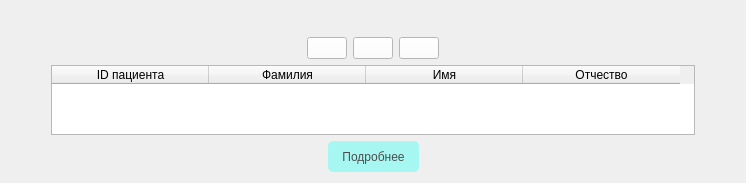
            <widget class="QWidget" name="page_7">
             <layout class="QGridLayout" name="gridLayout_20">
              <item row="0" column="0">
               <layout class="QGridLayout" name="gridLayout_10">
                <item row="0" column="0">
                 <layout class="QHBoxLayout" name="horizontalLayout_54">
                  <item>
                   <widget class="QPushButton" name="btn_35">
                    <property name="styleSheet">
                     <string notr="true">QPushButton{
	border: none;
	color: white;
	
}</string>
                    </property>
                    <property name="text">
                     <string/>
                    </property>
                    <property name="icon">
                     <iconset>
                      <normaloff>../images/Icons8-Ios7-Arrows-Back.ico</normaloff>../images/Icons8-Ios7-Arrows-Back.ico</iconset>
                    </property>
                   </widget>
                  </item>
                  <item>
                   <spacer name="horizontalSpacer_90">
                    <property name="orientation">
                     <enum>Qt::Horizontal</enum>
                    </property>
                    <property name="sizeHint" stdset="0">
                     <size>
                      <width>40</width>
                      <height>20</height>
                     </size>
                    </property>
                   </spacer>
                  </item>
                 </layout>
                </item>
                <item row="1" column="0">
                 <layout class="QHBoxLayout" name="horizontalLayout_60">
                  <item>
                   <spacer name="horizontalSpacer_95">
                    <property name="orientation">
                     <enum>Qt::Horizontal</enum>
                    </property>
                    <property name="sizeHint" stdset="0">
                     <size>
                      <width>40</width>
                      <height>20</height>
                     </size>
                    </property>
                   </spacer>
                  </item>
                  <item>
                   <layout class="QHBoxLayout" name="horizontalLayout_61">
                    <item>
                     <widget class="QPushButton" name="btn_66">
                      <property name="styleSheet">
                       <string notr="true">QPushButton{

	background-color: white;

}</string>
                      </property>
                      <property name="text">
                       <string/>
                      </property>
                      <property name="icon">
                       <iconset>
                        <normaloff>../images/az.png</normaloff>../images/az.png</iconset>
                      </property>
                      <property name="iconSize">
                       <size>
                        <width>25</width>
                        <height>25</height>
                       </size>
                      </property>
                     </widget>
                    </item>
                    <item>
                     <widget class="QPushButton" name="btn_67">
                      <property name="styleSheet">
                       <string notr="true">QPushButton{

	background-color: white;

}</string>
                      </property>
                      <property name="text">
                       <string/>
                      </property>
                      <property name="icon">
                       <iconset>
                        <normaloff>../images/za.png</normaloff>../images/za.png</iconset>
                      </property>
                      <property name="iconSize">
                       <size>
                        <width>25</width>
                        <height>25</height>
                       </size>
                      </property>
                     </widget>
                    </item>
                    <item>
                     <widget class="QPushButton" name="btn_68">
                      <property name="styleSheet">
                       <string notr="true">QPushButton{

	background-color: white;

}</string>
                      </property>
                      <property name="text">
                       <string/>
                      </property>
                      <property name="icon">
                       <iconset>
                        <normaloff>../images/Filter.png</normaloff>../images/Filter.png</iconset>
                      </property>
                      <property name="iconSize">
                       <size>
                        <width>25</width>
                        <height>25</height>
                       </size>
                      </property>
                     </widget>
                    </item>
                   </layout>
                  </item>
                  <item>
                   <spacer name="horizontalSpacer_96">
                    <property name="orientation">
                     <enum>Qt::Horizontal</enum>
                    </property>
                    <property name="sizeHint" stdset="0">
                     <size>
                      <width>40</width>
                      <height>20</height>
                     </size>
                    </property>
                   </spacer>
                  </item>
                 </layout>
                </item>
                <item row="2" column="0">
                 <layout class="QHBoxLayout" name="horizontalLayout_27">
                  <item>
                   <spacer name="horizontalSpacer_43">
                    <property name="orientation">
                     <enum>Qt::Horizontal</enum>
                    </property>
                    <property name="sizeHint" stdset="0">
                     <size>
                      <width>40</width>
                      <height>20</height>
                     </size>
                    </property>
                   </spacer>
                  </item>
                  <item>
                   <widget class="QTableWidget" name="table_6">
                    <property name="sizePolicy">
                     <sizepolicy hsizetype="Expanding" vsizetype="Expanding">
                      <horstretch>0</horstretch>
                      <verstretch>0</verstretch>
                     </sizepolicy>
                    </property>
                    <property name="minimumSize">
                     <size>
                      <width>0</width>
                      <height>0</height>
                     </size>
                    </property>
                    <property name="maximumSize">
                     <size>
                      <width>770</width>
                      <height>16777215</height>
                     </size>
                    </property>
                    <property name="frameShape">
                     <enum>QFrame::StyledPanel</enum>
                    </property>
                    <property name="frameShadow">
                     <enum>QFrame::Sunken</enum>
                    </property>
                    <property name="lineWidth">
                     <number>1</number>
                    </property>
                    <property name="horizontalScrollBarPolicy">
                     <enum>Qt::ScrollBarAsNeeded</enum>
                    </property>
                    <property name="sizeAdjustPolicy">
                     <enum>QAbstractScrollArea::AdjustToContents</enum>
                    </property>
                    <property name="autoScroll">
                     <bool>true</bool>
                    </property>
                    <property name="autoScrollMargin">
                     <number>18</number>
                    </property>
                    <property name="tabKeyNavigation">
                     <bool>true</bool>
                    </property>
                    <attribute name="horizontalHeaderDefaultSectionSize">
                     <number>157</number>
                    </attribute>
                    <attribute name="horizontalHeaderMinimumSectionSize">
                     <number>17</number>
                    </attribute>
                    <attribute name="verticalHeaderDefaultSectionSize">
                     <number>30</number>
                    </attribute>
                    <attribute name="verticalHeaderHighlightSections">
                     <bool>true</bool>
                    </attribute>
                    <attribute name="verticalHeaderMinimumSectionSize">
                     <number>15</number>
                    </attribute>
                    <attribute name="verticalHeaderShowSortIndicator" stdset="0">
                     <bool>false</bool>
                    </attribute>
                    <column>
                     <property name="text">
                      <string>ID пациента</string>
                     </property>
                    </column>
                    <column>
                     <property name="text">
                      <string>Фамилия</string>
                     </property>
                    </column>
                    <column>
                     <property name="text">
                      <string>Имя</string>
                     </property>
                    </column>
                    <column>
                     <property name="text">
                      <string>Отчество</string>
                     </property>
                    </column>
                   </widget>
                  </item>
                  <item>
                   <spacer name="horizontalSpacer_44">
                    <property name="orientation">
                     <enum>Qt::Horizontal</enum>
                    </property>
                    <property name="sizeHint" stdset="0">
                     <size>
                      <width>40</width>
                      <height>20</height>
                     </size>
                    </property>
                   </spacer>
                  </item>
                 </layout>
                </item>
                <item row="3" column="0">
                 <layout class="QHBoxLayout" name="horizontalLayout_28">
                  <item>
                   <spacer name="horizontalSpacer_45">
                    <property name="orientation">
                     <enum>Qt::Horizontal</enum>
                    </property>
                    <property name="sizeHint" stdset="0">
                     <size>
                      <width>40</width>
                      <height>20</height>
                     </size>
                    </property>
                   </spacer>
                  </item>
                  <item>
                   <widget class="QPushButton" name="btn_17">
                    <property name="sizePolicy">
                     <sizepolicy hsizetype="Fixed" vsizetype="Fixed">
                      <horstretch>0</horstretch>
                      <verstretch>0</verstretch>
                     </sizepolicy>
                    </property>
                    <property name="minimumSize">
                     <size>
                      <width>91</width>
                      <height>31</height>
                     </size>
                    </property>
                    <property name="styleSheet">
                     <string notr="true">QPushButton{
	border-radius: 5px;
	background-color: #a6f7f1;
   	transition: 2s linear; 
	color: #4c4d4d;
}

QPushButton:hover{
	background-color: #89f0ea;
}

</string>
                    </property>
                    <property name="text">
                     <string>Подробнее</string>
                    </property>
                   </widget>
                  </item>
                  <item>
                   <spacer name="horizontalSpacer_46">
                    <property name="orientation">
                     <enum>Qt::Horizontal</enum>
                    </property>
                    <property name="sizeHint" stdset="0">
                     <size>
                      <width>40</width>
                      <height>20</height>
                     </size>
                    </property>
                   </spacer>
                  </item>
                 </layout>
                </item>
               </layout>
              </item>
             </layout>
            </widget>
